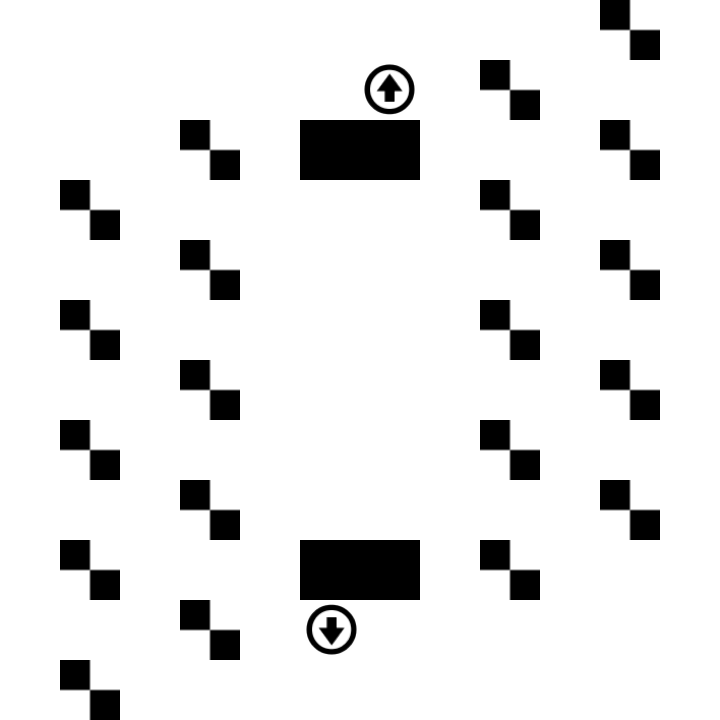

This game map was drawn from its Tiled (.tmx) file and the tilesets committed beside it. A one-line description and the trimmed map source follow:
An orthogonal 12x12 tile map with 60x60 px tiles, 22 tile layers (Layer2, Layer3, Layer5, Layer6, ...) and 6 objects (gate2, gate1, prop1, treasure1, key1, ...).

<map version="1.5" tiledversion="1.7.2" orientation="orthogonal" renderorder="right-down" width="12" height="12" tilewidth="60" tileheight="60" infinite="0" nextlayerid="25" nextobjectid="15">
 <tileset firstgid="1" source="graph.tsx" />
 <layer id="1" name="Layer2" width="12" height="12">
  <data>[144 cells, 144 non-empty, 2 distinct tile ids]</data>
 </layer>
 <layer id="2" name="Layer3" width="12" height="12">
  <data>[144 cells, 2 non-empty, 2 distinct tile ids]</data>
 </layer>
 <layer id="3" name="Layer5" width="12" height="12">
  <data>[144 cells, 1 non-empty, 1 distinct tile ids]</data>
 </layer>
 <layer id="4" name="Layer6" width="12" height="12">
  <data>[144 cells, 1 non-empty, 1 distinct tile ids]</data>
 </layer>
 <layer id="5" name="Layer7" width="12" height="12">
  <data>[144 cells, 1 non-empty, 1 distinct tile ids]</data>
 </layer>
 <layer id="6" name="Layer8" width="12" height="12">
  <data>[144 cells, 1 non-empty, 1 distinct tile ids]</data>
 </layer>
 <layer id="7" name="Layer9" width="12" height="12">
  <data>[144 cells, 1 non-empty, 1 distinct tile ids]</data>
 </layer>
 <layer id="8" name="Layer10" width="12" height="12">
  <data>[144 cells, 1 non-empty, 1 distinct tile ids]</data>
 </layer>
 <layer id="9" name="Layer11" width="12" height="12">
  <data>[144 cells, 1 non-empty, 1 distinct tile ids]</data>
 </layer>
 <layer id="10" name="Layer12" width="12" height="12">
  <data>[144 cells, 1 non-empty, 1 distinct tile ids]</data>
 </layer>
 <layer id="11" name="Layer13" width="12" height="12">
  <data>[144 cells, 1 non-empty, 1 distinct tile ids]</data>
 </layer>
 <layer id="12" name="Layer14" width="12" height="12">
  <data>[144 cells, 1 non-empty, 1 distinct tile ids]</data>
 </layer>
 <layer id="13" name="Layer15" width="12" height="12">
  <data>[144 cells, 1 non-empty, 1 distinct tile ids]</data>
 </layer>
 <layer id="14" name="Layer16" width="12" height="12">
  <data>[144 cells, 1 non-empty, 1 distinct tile ids]</data>
 </layer>
 <layer id="15" name="Layer17" width="12" height="12">
  <data>[144 cells, 1 non-empty, 1 distinct tile ids]</data>
 </layer>
 <layer id="16" name="Layer18" width="12" height="12">
  <data>[144 cells, 1 non-empty, 1 distinct tile ids]</data>
 </layer>
 <layer id="17" name="Layer19" width="12" height="12">
  <data>[144 cells, 1 non-empty, 1 distinct tile ids]</data>
 </layer>
 <layer id="18" name="Layer20" width="12" height="12">
  <data>[144 cells, 1 non-empty, 1 distinct tile ids]</data>
 </layer>
 <layer id="19" name="Layer21" width="12" height="12">
  <data>[144 cells, 1 non-empty, 1 distinct tile ids]</data>
 </layer>
 <layer id="20" name="Layer22" width="12" height="12">
  <data>[144 cells, 1 non-empty, 1 distinct tile ids]</data>
 </layer>
 <layer id="21" name="Layer23" width="12" height="12">
  <data>[144 cells, 1 non-empty, 1 distinct tile ids]</data>
 </layer>
 <layer id="22" name="Layer24" width="12" height="12">
  <data>[144 cells, 1 non-empty, 1 distinct tile ids]</data>
 </layer>
 <objectgroup id="23" name="Transfer">
  <object id="14" name="gate2" gid="19" x="360" y="660" width="60" height="60">
   <properties>
    <property name="target_gate" value="gate1" />
    <property name="target_level" value="level28" />
   </properties>
  </object>
  <object id="1" name="gate1" gid="6" x="300" y="120" width="60" height="60">
   <properties>
    <property name="target_gate" value="gate2" />
    <property name="target_level" value="level26" />
   </properties>
  </object>
 </objectgroup>
 <objectgroup id="24" name="Trigger">
  <object id="4" name="prop1" gid="14" x="0" y="180" width="60" height="60" />
  <object id="7" name="treasure1" gid="25" x="660" y="600" width="60" height="60">
   <properties>
    <property name="params" value="{}" />
    <property name="script" value="Treasure" />
   </properties>
  </object>
  <object id="3" name="key1" gid="4" x="360" y="420" width="60" height="60">
   <properties>
    <property name="params" value="{&quot;targetLevel&quot;: &quot;level11&quot;,&quot;targetLayers&quot;:&quot;Layer9&quot;}" />
    <property name="script" value="LayerTrigger" />
   </properties>
  </object>
  <object id="9" name="blink_blocks" x="300" y="90" width="60" height="30">
   <properties>
    <property name="params" value="{&quot;layers&quot;: [5,14], &quot;intervalTime&quot;:1.5}" />
    <property name="script" value="BlinkBlocks27" />
   </properties>
  </object>
 </objectgroup>
</map>
